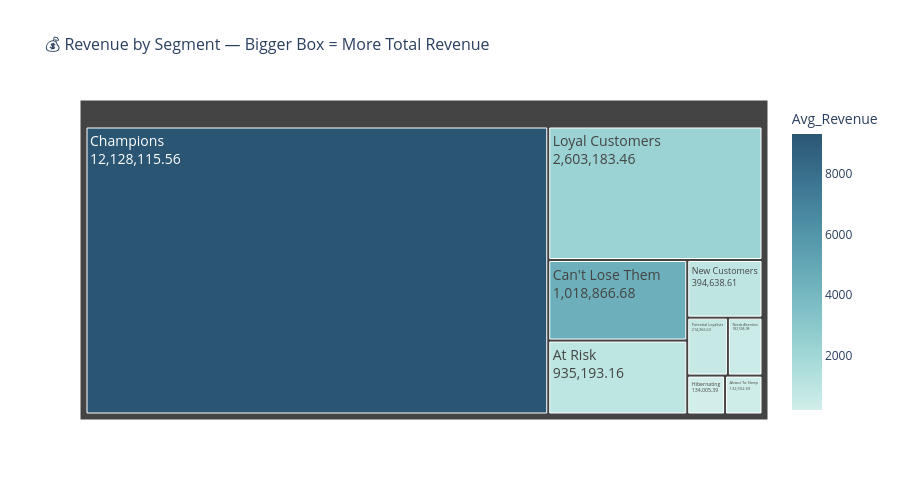

Notebook cell for this chart:
### Code cell
# ══════════════════════════════════════════════════════
# VISUALISATION 2: Revenue Treemap — bigger box = more revenue
# ══════════════════════════════════════════════════════

seg_revenue = rfm.groupby('Segment').agg(
    Customer_Count = ('CustomerID', 'count'),
    Total_Revenue  = ('Monetary', 'sum'),
    Avg_Revenue    = ('Monetary', 'mean')
).reset_index().round(2)

fig2 = px.treemap(
    seg_revenue,
    path=['Segment'],
    values='Total_Revenue',
    color='Avg_Revenue',
    color_continuous_scale='Teal',
    title='💰 Revenue by Segment — Bigger Box = More Total Revenue',
    hover_data={
        'Customer_Count' : True,
        'Total_Revenue'  : ':,.0f',
        'Avg_Revenue'    : ':,.0f'
    }
)

fig2.update_layout(height=500, title_font_size=16)
fig2.update_traces(
    textinfo='label+value',
    textfont_size=14
)
fig2.show()
print("✅ Chart 2 created!")

### Figure 1 — Plotly figure (JSON) as saved in the notebook; plotly's stock layout.template omitted (floating-point values rounded to 4 significant figures)
{"data": [{"branchvalues": "total", "customdata": [["419", 132600.0, 316.4], ["976", 935200.0, 958.2], ["227", 1019000.0, 4488.0], ["1300", 12130000.0, 9329.0], ["642", 134000.0, 208.7], ["1134", 2603000.0, 2296.0], ["381", 182500.0, 479.0], ["443", 394600.0, 890.8], ["356", 214400.0, 602.1]], "domain": {"x": [0, 1], "y": [0, 1]}, "hovertemplate": "labels=%{label}<br>Total_Revenue=%{customdata[1]:,.0f}<br>parent=%{parent}<br>id=%{id}<br>Customer_Count=%{customdata[0]}<br>Avg_Revenue=%{color:,.0f}<extra></extra>", "ids": ["About To Sleep", "At Risk", "Can't Lose Them", "Champions", "Hibernating", "Loyal Customers", "Needs Attention", "New Customers", "Potential Loyalists"], "labels": ["About To Sleep", "At Risk", "Can't Lose Them", "Champions", "Hibernating", "Loyal Customers", "Needs Attention", "New Customers", "Potential Loyalists"], "marker": {"coloraxis": "coloraxis", "colors": [316.4, 958.2, 4488.0, 9329.0, 208.7, 2296.0, 479.0, 890.8, 602.1]}, "name": "", "parents": ["", "", "", "", "", "", "", "", ""], "textfont": {"size": 14}, "textinfo": "label+value", "type": "treemap", "values": [132600.0, 935200.0, 1019000.0, 12130000.0, 134000.0, 2603000.0, 182500.0, 394600.0, 214400.0]}], "layout": {"coloraxis": {"colorbar": {"title": {"text": "Avg_Revenue"}}, "colorscale": [[0, "rgb(209, 238, 234)"], [0.1667, "rgb(168, 219, 217)"], [0.3333, "rgb(133, 196, 201)"], [0.5, "rgb(104, 171, 184)"], [0.6667, "rgb(79, 144, 166)"], [0.8333, "rgb(59, 115, 143)"], [1, "rgb(42, 86, 116)"]]}, "height": 500, "legend": {"tracegroupgap": 0}, "title": {"font": {"size": 16}, "text": "💰 Revenue by Segment — Bigger Box = More Total Revenue"}}}
